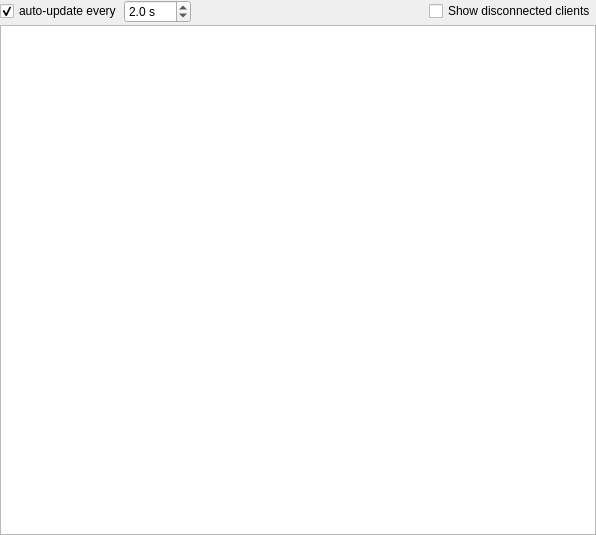
<?xml version="1.0" encoding="UTF-8"?>
<ui version="4.0">
 <class>WidgetTunnelConnList</class>
 <widget class="QWidget" name="WidgetTunnelConnList">
  <property name="geometry">
   <rect>
    <x>0</x>
    <y>0</y>
    <width>596</width>
    <height>535</height>
   </rect>
  </property>
  <property name="windowTitle">
   <string>Form</string>
  </property>
  <layout class="QVBoxLayout" name="verticalLayout">
   <property name="spacing">
    <number>2</number>
   </property>
   <property name="leftMargin">
    <number>0</number>
   </property>
   <property name="topMargin">
    <number>0</number>
   </property>
   <property name="rightMargin">
    <number>0</number>
   </property>
   <property name="bottomMargin">
    <number>0</number>
   </property>
   <item>
    <layout class="QHBoxLayout" name="horizontalLayout">
     <property name="spacing">
      <number>2</number>
     </property>
     <property name="leftMargin">
      <number>0</number>
     </property>
     <property name="topMargin">
      <number>0</number>
     </property>
     <property name="rightMargin">
      <number>0</number>
     </property>
     <property name="bottomMargin">
      <number>0</number>
     </property>
     <item>
      <widget class="QCheckBox" name="chkAutoUpdate">
       <property name="text">
        <string>auto-update every</string>
       </property>
       <property name="checked">
        <bool>true</bool>
       </property>
      </widget>
     </item>
     <item>
      <widget class="QDoubleSpinBox" name="spinAutoUpdateInterval">
       <property name="suffix">
        <string> s</string>
       </property>
       <property name="decimals">
        <number>1</number>
       </property>
       <property name="minimum">
        <double>0.100000000000000</double>
       </property>
       <property name="maximum">
        <double>999.000000000000000</double>
       </property>
       <property name="value">
        <double>2.000000000000000</double>
       </property>
      </widget>
     </item>
     <item>
      <spacer name="horizontalSpacer">
       <property name="orientation">
        <enum>Qt::Horizontal</enum>
       </property>
       <property name="sizeHint" stdset="0">
        <size>
         <width>40</width>
         <height>20</height>
        </size>
       </property>
      </spacer>
     </item>
     <item>
      <widget class="QCheckBox" name="chkGetDisconnected">
       <property name="text">
        <string>Show disconnected clients</string>
       </property>
      </widget>
     </item>
    </layout>
   </item>
   <item>
    <widget class="QTableView" name="tableView">
     <property name="editTriggers">
      <set>QAbstractItemView::NoEditTriggers</set>
     </property>
     <property name="selectionBehavior">
      <enum>QAbstractItemView::SelectRows</enum>
     </property>
     <property name="sortingEnabled">
      <bool>false</bool>
     </property>
     <attribute name="verticalHeaderVisible">
      <bool>false</bool>
     </attribute>
    </widget>
   </item>
  </layout>
 </widget>
 <resources/>
 <connections/>
</ui>
